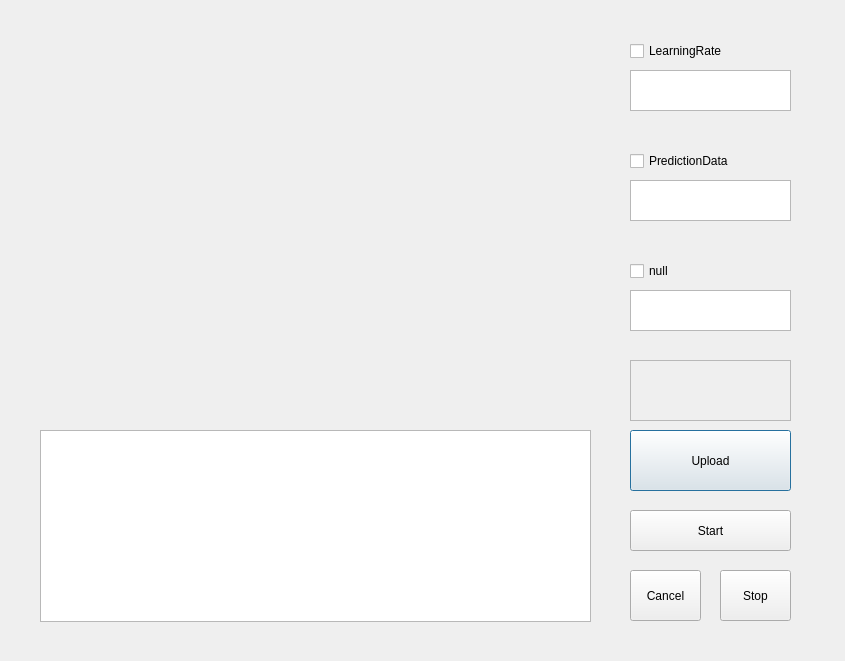
<?xml version="1.0" encoding="UTF-8"?>
<ui version="4.0">
 <class>Dialog</class>
 <widget class="QDialog" name="Dialog">
  <property name="enabled">
   <bool>true</bool>
  </property>
  <property name="geometry">
   <rect>
    <x>0</x>
    <y>0</y>
    <width>845</width>
    <height>661</height>
   </rect>
  </property>
  <property name="windowTitle">
   <string>prediction</string>
  </property>
  <widget class="QPlainTextEdit" name="plainTextEdit">
   <property name="geometry">
    <rect>
     <x>630</x>
     <y>70</y>
     <width>161</width>
     <height>41</height>
    </rect>
   </property>
  </widget>
  <widget class="QPushButton" name="UploadButton">
   <property name="geometry">
    <rect>
     <x>630</x>
     <y>430</y>
     <width>161</width>
     <height>61</height>
    </rect>
   </property>
   <property name="text">
    <string>Upload</string>
   </property>
  </widget>
  <widget class="QListView" name="listView">
   <property name="geometry">
    <rect>
     <x>40</x>
     <y>430</y>
     <width>551</width>
     <height>192</height>
    </rect>
   </property>
  </widget>
  <widget class="QPushButton" name="CancelButton">
   <property name="geometry">
    <rect>
     <x>630</x>
     <y>570</y>
     <width>71</width>
     <height>51</height>
    </rect>
   </property>
   <property name="text">
    <string>Cancel</string>
   </property>
  </widget>
  <widget class="QPushButton" name="StopButton">
   <property name="geometry">
    <rect>
     <x>720</x>
     <y>570</y>
     <width>71</width>
     <height>51</height>
    </rect>
   </property>
   <property name="text">
    <string>Stop</string>
   </property>
  </widget>
  <widget class="QPlainTextEdit" name="plainTextEdit_5">
   <property name="enabled">
    <bool>false</bool>
   </property>
   <property name="geometry">
    <rect>
     <x>630</x>
     <y>360</y>
     <width>161</width>
     <height>61</height>
    </rect>
   </property>
  </widget>
  <widget class="QPlainTextEdit" name="plainTextEdit_2">
   <property name="geometry">
    <rect>
     <x>630</x>
     <y>180</y>
     <width>161</width>
     <height>41</height>
    </rect>
   </property>
  </widget>
  <widget class="QPlainTextEdit" name="plainTextEdit_3">
   <property name="geometry">
    <rect>
     <x>630</x>
     <y>290</y>
     <width>161</width>
     <height>41</height>
    </rect>
   </property>
  </widget>
  <widget class="QPushButton" name="StartButton">
   <property name="geometry">
    <rect>
     <x>630</x>
     <y>510</y>
     <width>161</width>
     <height>41</height>
    </rect>
   </property>
   <property name="text">
    <string>Start</string>
   </property>
  </widget>
  <widget class="QCheckBox" name="checkBox">
   <property name="geometry">
    <rect>
     <x>630</x>
     <y>40</y>
     <width>161</width>
     <height>22</height>
    </rect>
   </property>
   <property name="text">
    <string>LearningRate</string>
   </property>
  </widget>
  <widget class="QCheckBox" name="checkBox_2">
   <property name="geometry">
    <rect>
     <x>630</x>
     <y>150</y>
     <width>161</width>
     <height>22</height>
    </rect>
   </property>
   <property name="text">
    <string>PredictionData</string>
   </property>
  </widget>
  <widget class="QCheckBox" name="checkBox_3">
   <property name="geometry">
    <rect>
     <x>630</x>
     <y>260</y>
     <width>161</width>
     <height>22</height>
    </rect>
   </property>
   <property name="text">
    <string>null</string>
   </property>
  </widget>
  <widget class="QLabel" name="label">
   <property name="geometry">
    <rect>
     <x>40</x>
     <y>37</y>
     <width>551</width>
     <height>371</height>
    </rect>
   </property>
   <property name="text">
    <string/>
   </property>
   <property name="pixmap">
    <pixmap>null.png</pixmap>
   </property>
   <property name="alignment">
    <set>Qt::AlignBottom|Qt::AlignJustify</set>
   </property>
   <property name="wordWrap">
    <bool>false</bool>
   </property>
  </widget>
 </widget>
 <resources/>
 <connections/>
</ui>
